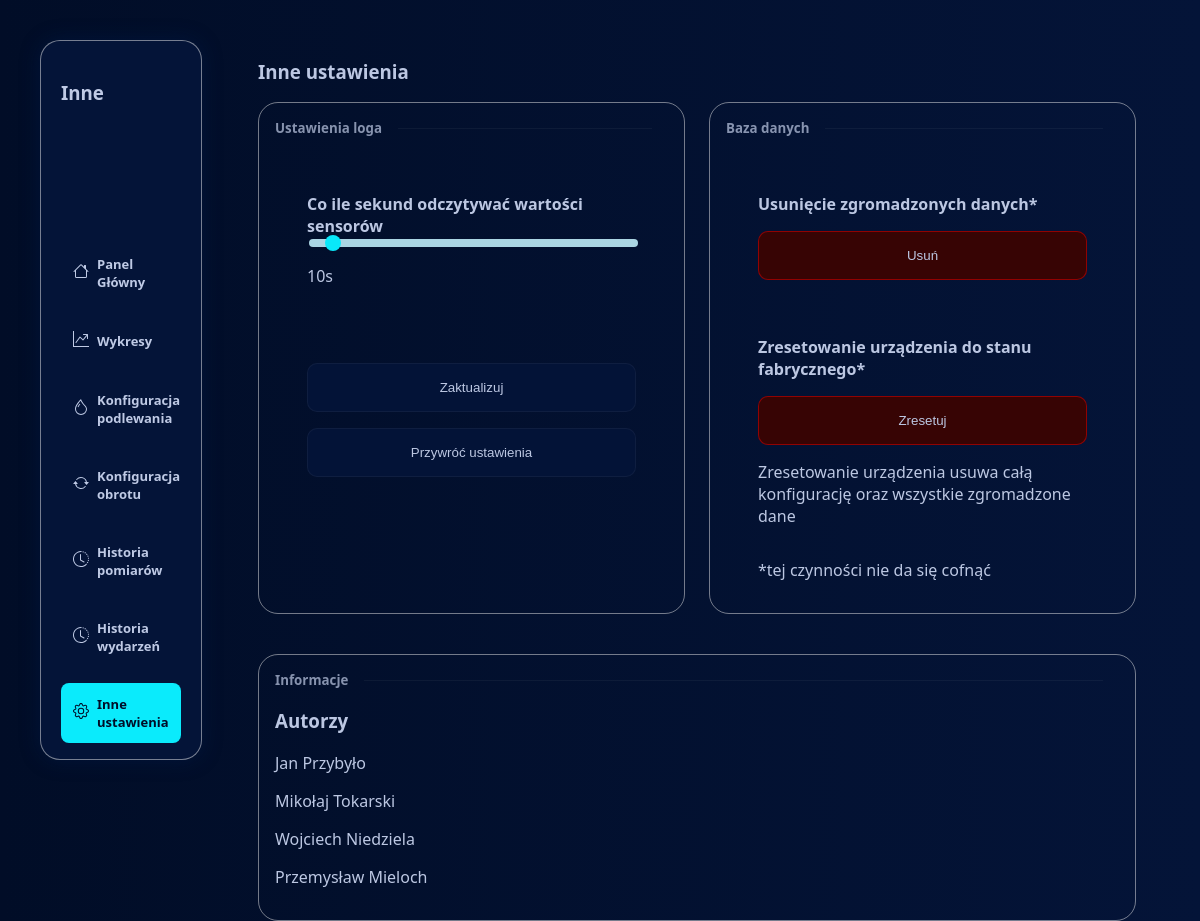
Before: /other-config with the older database file.
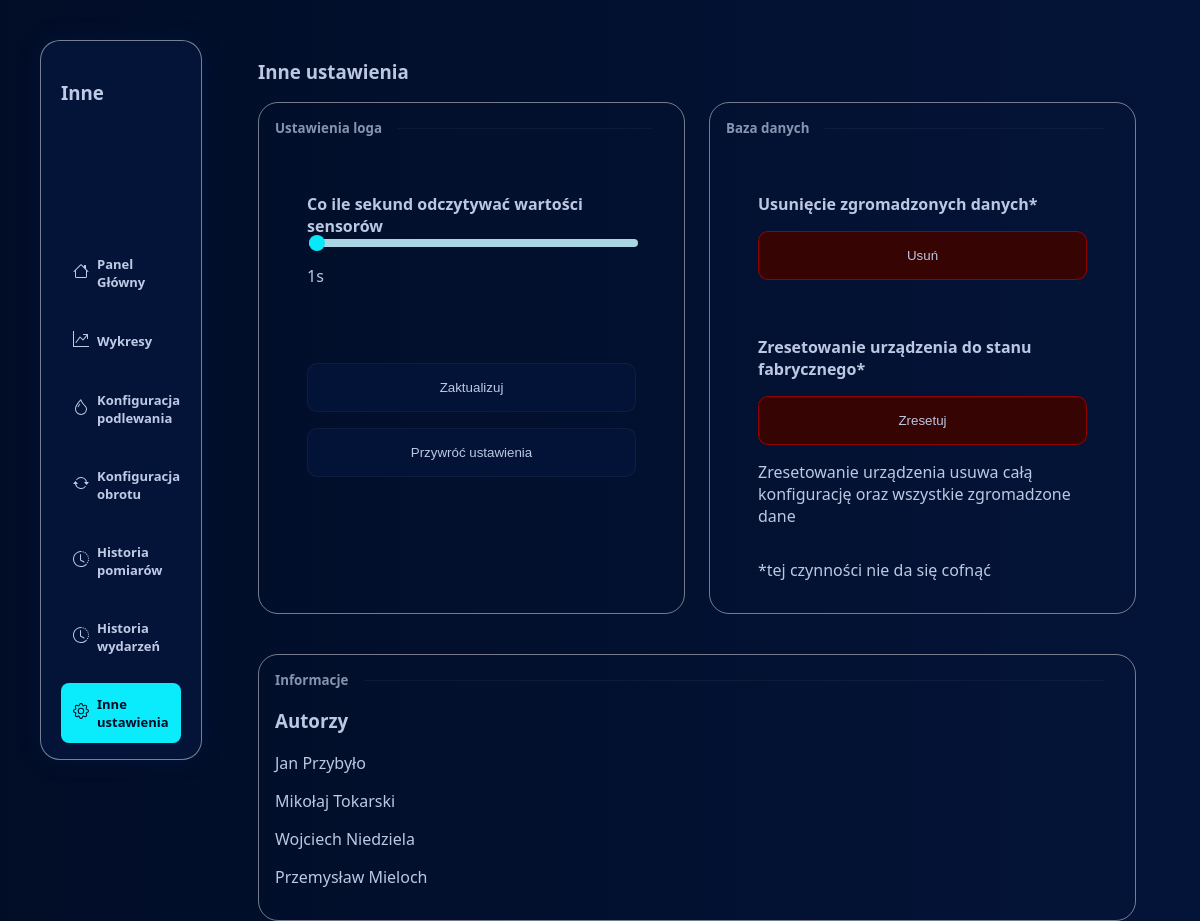
After: the same page with the newer database file.
### tables this page shows
CREATE TABLE configuration(
            water_mode TEXT,
            moisture_pct float,
            water_time integer,
            water_mililiters float,
            servo_mode TEXT,
            auto_threshold float,
            servo_time integer,
            servo_angle integer,
            log_timer integer
            
        );

### web.py (the view)
@app.route("/other-config")
def other():
    check_for_water()
    config = get_config()
    check_for_water()
    return render_template("other.html", config=config)

### web.py (called while the page is built)
def get_basic_info():
    conn =sqlite3.connect(DB_PATH)
    cursor = conn.cursor()
    cursor.execute("""
                    SELECT sensor_name, value, date
                    FROM sensor_logs
                    WHERE (sensor_name, date) IN (
                        SELECT sensor_name, MAX(date)
                        FROM sensor_logs
                        WHERE sensor_name IN ('moisture', 'foto1', 'foto2', 'water')
                        GROUP BY sensor_name
                    )
                    ORDER BY sensor_name
                   """)
    info = cursor.fetchall()
    conn.close()
    return info

@app.route("/get-config")
def get_config():
    conn =sqlite3.connect(DB_PATH)
    cursor = conn.cursor()
    cursor.execute("SELECT * FROM configuration LIMIT 1")
    config = cursor.fetchone()
    conn.close()
    return config

def check_for_water():
    water = get_basic_info()[3][1]
    print(get_basic_info())
    if(water < MIN_WATER):
        flash("Uwaga poziom wody jest niski!", "error")

### templates/other.html (shortened to what this page needs)
<!DOCTYPE html>
<html lang="en">
<head>
    <link rel="stylesheet" href="{{ url_for('static',filename='styles/style.css') }}">
</head>
<body>
    <div class="container">
        <div class="dashboard">
            <h3 class="dash-h2">Inne</h3>
            <div class="dash-buttons">
                    <a href="/" class="dash-link">
                        <span class="icon">
                        </span>
                        Panel Główny
                    </a>
                    <a href="charts" class="dash-link">
                        <span class="icon">
                        </span>
                        Wykresy
                    </a>
                    <a href="water-config" class="dash-link">
                        <span class="icon">
                        </span>
                        Konfiguracja podlewania
                    </a>
                    <a href="servo-config" class="dash-link">
                        <span class="icon">
                        </span>
                        Konfiguracja obrotu
                    </a>
                    <a href="log" class="dash-link">
                        <span class="icon">
                        </span>
                        Historia pomiarów
                    </a>
                    <a href="log-event" class="dash-link">
                        <span class="icon">
                        </span>
                        Historia wydarzeń
                    </a>
                    <a href="other-config" class="dash-link  active">
                        <span class="icon">
                        </span>
                        Inne ustawienia
                    </a>
            </div>
        </div>
        <div class="content-area">
            <h3>Inne ustawienia</h3>
            <div class="section">
                <div class="content">
                    <div class="small-title">Ustawienia loga<div class="divider"></div></div>
                    <form action="/update-other" method="post" id="form">
                        <label for="time">Co ile sekund odczytywać wartości sensorów</label>
                        <input type="range" min="1" max="180" value="{{config[8]}}" name="time" id="time">
                        <p id="timer-value">{{config[8]}}s</p>
                        <input class="button" type="submit" value="Zaktualizuj">
                        <input class="button" type="reset" value="Przywróć ustawienia" id="reset">
                    </form>
                </div>
                <div class="content">
                    <div class="small-title">Baza danych<div class="divider"></div></div>
                    <form action="/delete-data" method="post" id="form">
                        <label >Usunięcie zgromadzonych danych*</label>
                        <input class="button warning" type="submit" value="Usuń" id="reset">
                    </form>
                    <form action="/delete-all" method="post" id="form" style="padding-top: 0; padding-bottom:0;">
                        <label >Zresetowanie urządzenia do stanu fabrycznego*</label>
                        <input class="button warning" type="submit" value="Zresetuj" id="reset">
                        <p>Zresetowanie urządzenia usuwa całą konfigurację oraz wszystkie zgromadzone dane</p>
                        <p>*tej czynności nie da się cofnąć</p>
                    </form>
                </div>
            </div>
            <div class="section">
                <div class="content">
                    <div class="small-title">Informacje<div class="divider"></div></div>
                        <h3>Autorzy</h3>
                        <p>Jan Przybyło</p>
                        <p>Mikołaj Tokarski</p>
                        <p>Wojciech Niedziela</p>
                        <p>Przemysław Mieloch</p>
                </div>
            </div>
        </div>
    </div>
</body>
</html>

Changed rows visible on the page:
changed configuration: time "10" → "1"; log_timer "10" → "1"
